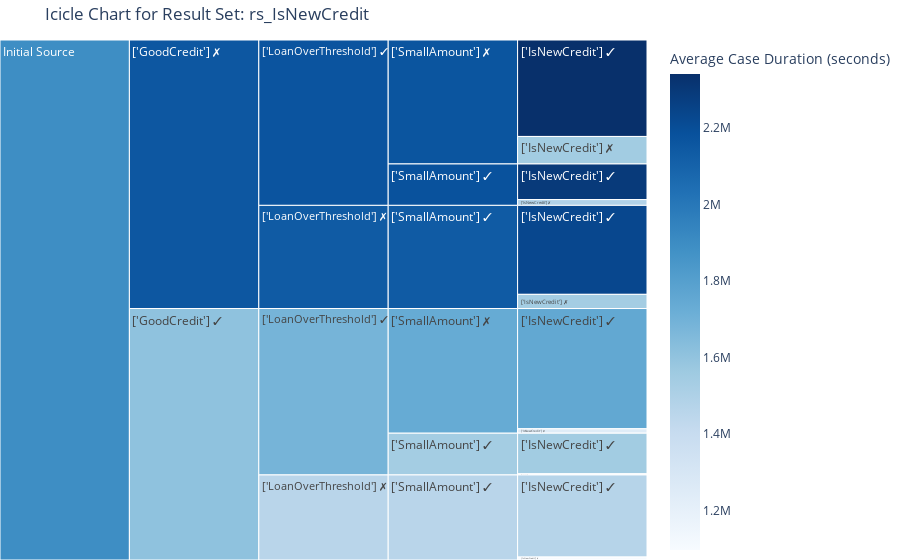

The code cell stored with this chart in its notebook:
### Code cell
icicle('rs_IsNewCredit')

### Figure 1 — Plotly figure (JSON) as saved in the notebook; plotly's stock layout.template omitted (floating-point values rounded to 4 significant figures)
{"data": [{"branchvalues": "total", "customdata": [[1549000.0], [1171000.0], [1755000.0], [1245000.0], [1472000.0], [1098000.0], [2294000.0], [1491000.0], [2341000.0], [1548000.0], [2231000.0], [1539000.0], [1539000.0], [1737000.0], [1459000.0], [2182000.0], [2165000.0], [2136000.0], [1687000.0], [1459000.0], [2169000.0], [2136000.0], [1610000.0], [2156000.0], [1892000.0]], "domain": {"x": [0, 1], "y": [0, 1]}, "hovertemplate": "labels=%{label}<br>num_cases=%{value}<br>parent=%{parent}<br>id=%{id}<br>avg_case_duration_seconds=%{color}<extra></extra>", "ids": ["Initial Source/['GoodCredit'] ✓/['LoanOverThreshold'] ✓/['SmallAmount'] ✓/['IsNewCredit'] ✓", "Initial Source/['GoodCredit'] ✓/['LoanOverThreshold'] ✓/['SmallAmount'] ✓/['IsNewCredit'] ✗", "Initial Source/['GoodCredit'] ✓/['LoanOverThreshold'] ✓/['SmallAmount'] ✗/['IsNewCredit'] ✓", "Initial Source/['GoodCredit'] ✓/['LoanOverThreshold'] ✓/['SmallAmount'] ✗/['IsNewCredit'] ✗", "Initial Source/['GoodCredit'] ✓/['LoanOverThreshold'] ✗/['SmallAmount'] ✓/['IsNewCredit'] ✓", "Initial Source/['GoodCredit'] ✓/['LoanOverThreshold'] ✗/['SmallAmount'] ✓/['IsNewCredit'] ✗", "Initial Source/['GoodCredit'] ✗/['LoanOverThreshold'] ✓/['SmallAmount'] ✓/['IsNewCredit'] ✓", "Initial Source/['GoodCredit'] ✗/['LoanOverThreshold'] ✓/['SmallAmount'] ✓/['IsNewCredit'] ✗", "Initial Source/['GoodCredit'] ✗/['LoanOverThreshold'] ✓/['SmallAmount'] ✗/['IsNewCredit'] ✓", "Initial Source/['GoodCredit'] ✗/['LoanOverThreshold'] ✓/['SmallAmount'] ✗/['IsNewCredit'] ✗", "Initial Source/['GoodCredit'] ✗/['LoanOverThreshold'] ✗/['SmallAmount'] ✓/['IsNewCredit'] ✓", "Initial Source/['GoodCredit'] ✗/['LoanOverThreshold'] ✗/['SmallAmount'] ✓/['IsNewCredit'] ✗", "Initial Source/['GoodCredit'] ✓/['LoanOverThreshold'] ✓/['SmallAmount'] ✓", "Initial Source/['GoodCredit'] ✓/['LoanOverThreshold'] ✓/['SmallAmount'] ✗", "Initial Source/['GoodCredit'] ✓/['LoanOverThreshold'] ✗/['SmallAmount'] ✓", "Initial Source/['GoodCredit'] ✗/['LoanOverThreshold'] ✓/['SmallAmount'] ✓", "Initial Source/['GoodCredit'] ✗/['LoanOverThreshold'] ✓/['SmallAmount'] ✗", "Initial Source/['GoodCredit'] ✗/['LoanOverThreshold'] ✗/['SmallAmount'] ✓", "Initial Source/['GoodCredit'] ✓/['LoanOverThreshold'] ✓", "Initial Source/['GoodCredit'] ✓/['LoanOverThreshold'] ✗", "Initial Source/['GoodCredit'] ✗/['LoanOverThreshold'] ✓", "Initial Source/['GoodCredit'] ✗/['LoanOverThreshold'] ✗", "Initial Source/['GoodCredit'] ✓", "Initial Source/['GoodCredit'] ✗", "Initial Source"], "labels": ["['IsNewCredit'] ✓", "['IsNewCredit'] ✗", "['IsNewCredit'] ✓", "['IsNewCredit'] ✗", "['IsNewCredit'] ✓", "['IsNewCredit'] ✗", "['IsNewCredit'] ✓", "['IsNewCredit'] ✗", "['IsNewCredit'] ✓", "['IsNewCredit'] ✗", "['IsNewCredit'] ✓", "['IsNewCredit'] ✗", "['SmallAmount'] ✓", "['SmallAmount'] ✗", "['SmallAmount'] ✓", "['SmallAmount'] ✓", "['SmallAmount'] ✗", "['SmallAmount'] ✓", "['LoanOverThreshold'] ✓", "['LoanOverThreshold'] ✗", "['LoanOverThreshold'] ✓", "['LoanOverThreshold'] ✗", "['GoodCredit'] ✓", "['GoodCredit'] ✗", "Initial Source"], "marker": {"coloraxis": "coloraxis", "colors": [1549000.0, 1171000.0, 1755000.0, 1245000.0, 1472000.0, 1098000.0, 2294000.0, 1491000.0, 2341000.0, 1548000.0, 2231000.0, 1539000.0, 1539000.0, 1737000.0, 1459000.0, 2182000.0, 2165000.0, 2136000.0, 1687000.0, 1459000.0, 2169000.0, 2136000.0, 1610000.0, 2156000.0, 1892000.0]}, "name": "", "parents": ["Initial Source/['GoodCredit'] ✓/['LoanOverThreshold'] ✓/['SmallAmount'] ✓", "Initial Source/['GoodCredit'] ✓/['LoanOverThreshold'] ✓/['SmallAmount'] ✓", "Initial Source/['GoodCredit'] ✓/['LoanOverThreshold'] ✓/['SmallAmount'] ✗", "Initial Source/['GoodCredit'] ✓/['LoanOverThreshold'] ✓/['SmallAmount'] ✗", "Initial Source/['GoodCredit'] ✓/['LoanOverThreshold'] ✗/['SmallAmount'] ✓", "Initial Source/['GoodCredit'] ✓/['LoanOverThreshold'] ✗/['SmallAmount'] ✓", "Initial Source/['GoodCredit'] ✗/['LoanOverThreshold'] ✓/['SmallAmount'] ✓", "Initial Source/['GoodCredit'] ✗/['LoanOverThreshold'] ✓/['SmallAmount'] ✓", "Initial Source/['GoodCredit'] ✗/['LoanOverThreshold'] ✓/['SmallAmount'] ✗", "Initial Source/['GoodCredit'] ✗/['LoanOverThreshold'] ✓/['SmallAmount'] ✗", "Initial Source/['GoodCredit'] ✗/['LoanOverThreshold'] ✗/['SmallAmount'] ✓", "Initial Source/['GoodCredit'] ✗/['LoanOverThreshold'] ✗/['SmallAmount'] ✓", "Initial Source/['GoodCredit'] ✓/['LoanOverThreshold'] ✓", "Initial Source/['GoodCredit'] ✓/['LoanOverThreshold'] ✓", "Initial Source/['GoodCredit'] ✓/['LoanOverThreshold'] ✗", "Initial Source/['GoodCredit'] ✗/['LoanOverThreshold'] ✓", "Initial Source/['GoodCredit'] ✗/['LoanOverThreshold'] ✓", "Initial Source/['GoodCredit'] ✗/['LoanOverThreshold'] ✗", "Initial Source/['GoodCredit'] ✓", "Initial Source/['GoodCredit'] ✓", "Initial Source/['GoodCredit'] ✗", "Initial Source/['GoodCredit'] ✗", "Initial Source", "Initial Source", ""], "type": "icicle", "values": [2461.0, 68.0, 7288.0, 267.0, 4976.0, 178.0, 2158.0, 351.0, 5845.0, 1666.0, 5392.0, 859.0, 2529.0, 7555.0, 5154.0, 2509.0, 7511.0, 6251.0, 10080.0, 5154.0, 10020.0, 6251.0, 15240.0, 16270.0, 31510.0]}], "layout": {"coloraxis": {"colorbar": {"title": {"text": "Average Case Duration (seconds)"}}, "colorscale": [[0, "rgb(247,251,255)"], [0.125, "rgb(222,235,247)"], [0.25, "rgb(198,219,239)"], [0.375, "rgb(158,202,225)"], [0.5, "rgb(107,174,214)"], [0.625, "rgb(66,146,198)"], [0.75, "rgb(33,113,181)"], [0.875, "rgb(8,81,156)"], [1, "rgb(8,48,107)"]]}, "legend": {"tracegroupgap": 0}, "margin": {"b": 0, "l": 0, "r": 0, "t": 40}, "title": {"text": "Icicle Chart for Result Set: rs_IsNewCredit"}}}
